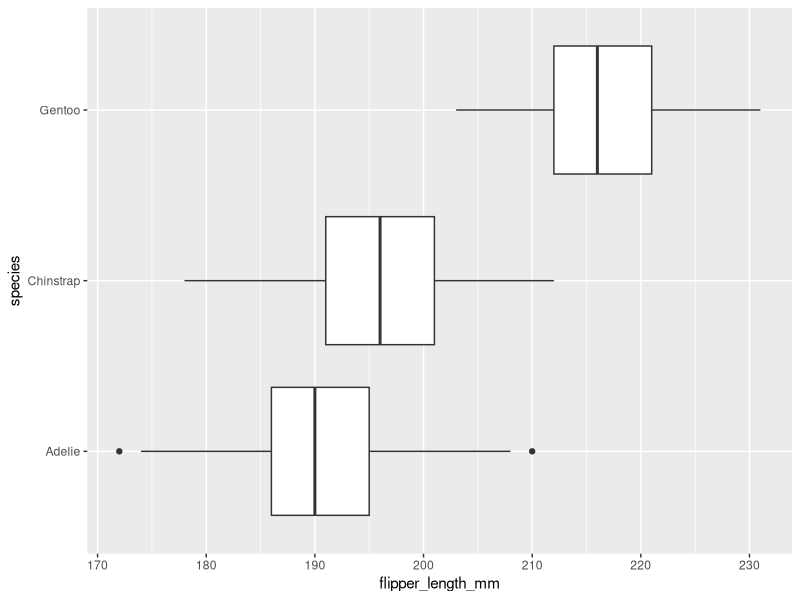
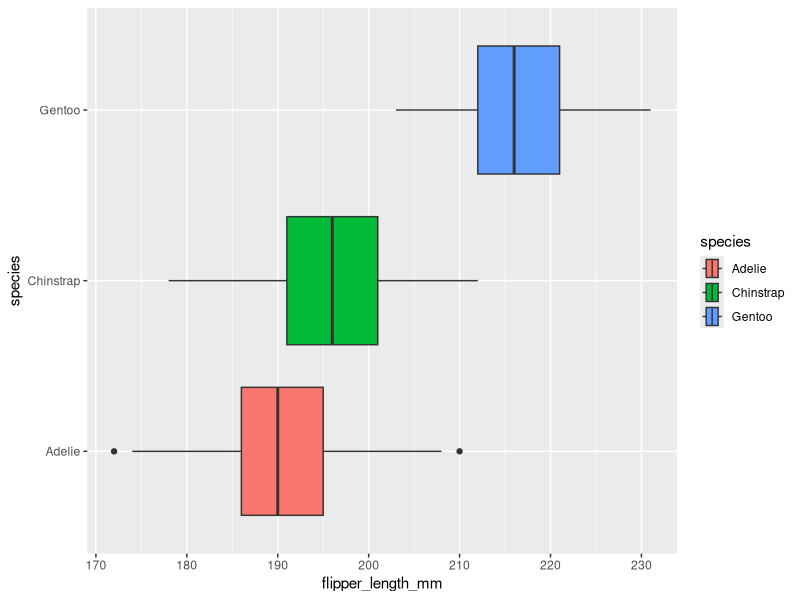
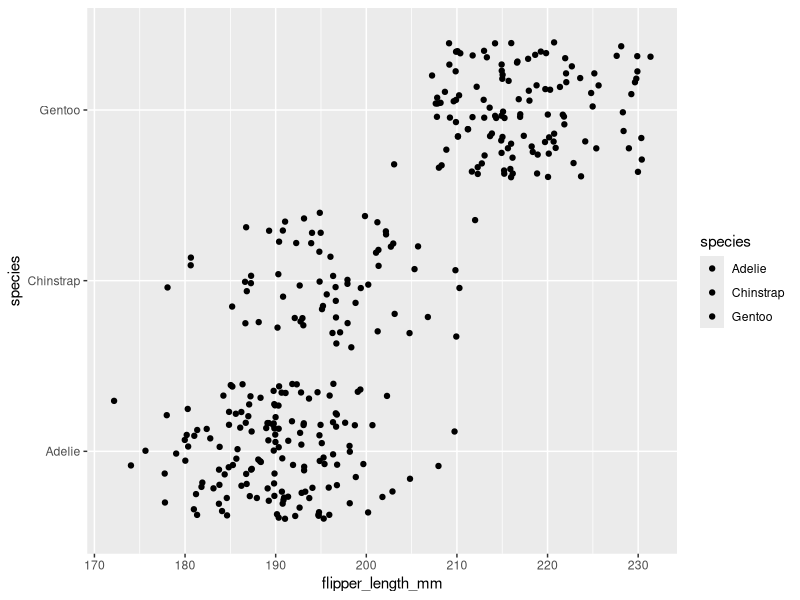
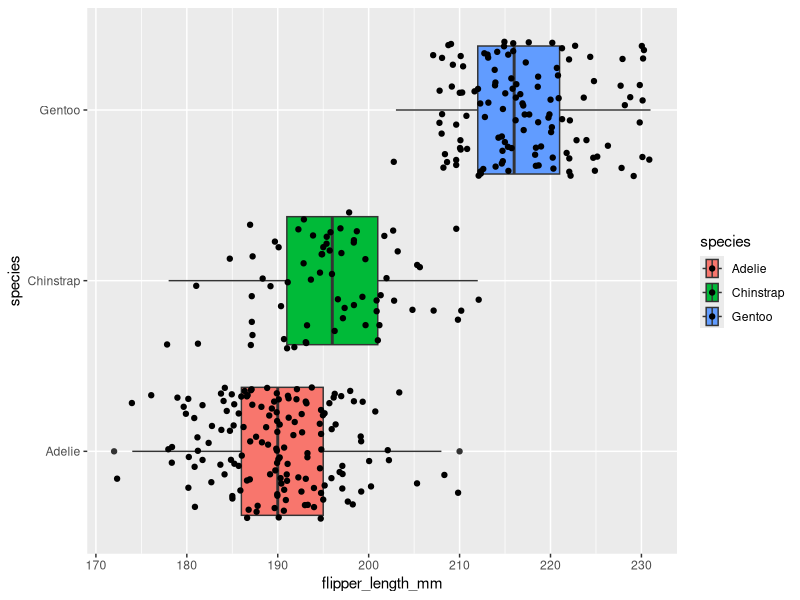
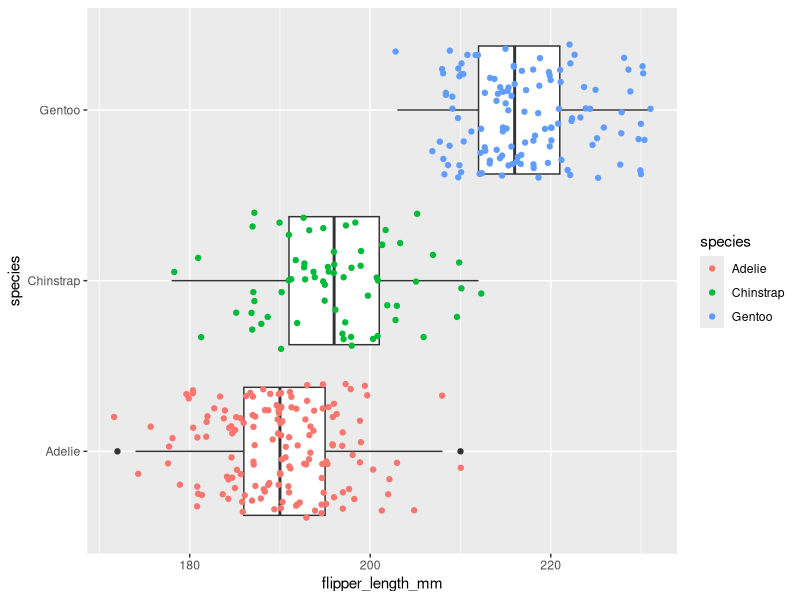
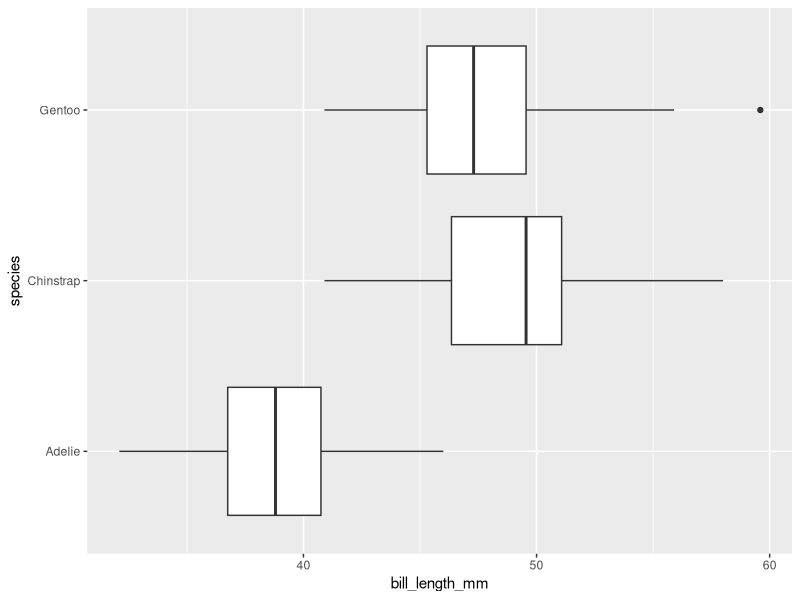
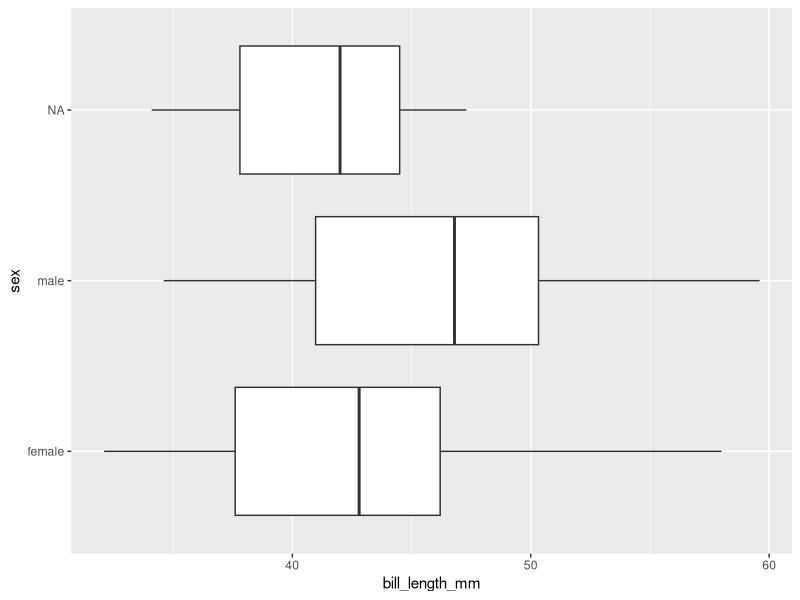
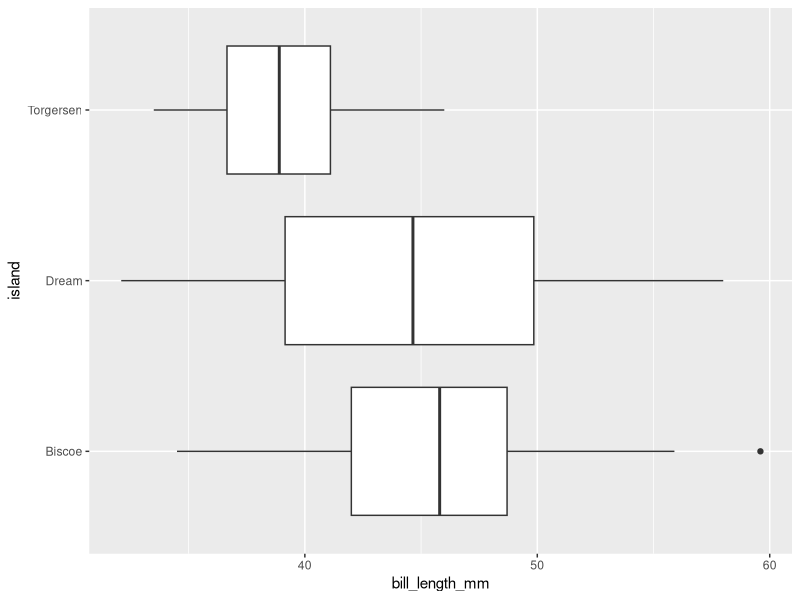

The R script that drew these images, in order:
## ---- chunk 1
knitr::opts_chunk$set(error = TRUE)
## ---- chunk 2
library(palmerpenguins)
penguins
## ---- chunk 3
library(ggplot2)
## ---- chunk 4
ggplot(data = penguins, mapping = aes(x = flipper_length_mm, y = species)) +
  geom_boxplot()
## ---- chunk 5
ggplot(data = penguins, mapping = aes(x = flipper_length_mm, y = species, fill = species)) +
  geom_boxplot()
## ---- chunk 6
ggplot(data = penguins, mapping = aes(x = flipper_length_mm, y = species, fill = species)) +
  geom_jitter()
## ---- chunk 7
ggplot(data = penguins, mapping = aes(x = flipper_length_mm, y = species, fill = species)) +
   geom_boxplot() + 
   geom_jitter()

## ---- chunk 8
ggplot(data = penguins, mapping = aes(x = flipper_length_mm, y = species)) +
    geom_boxplot() + 
    geom_jitter(aes (color = species))

## ---- chunk 9
ggplot(data = penguins, mapping = aes(x = bill_length_mm, y = species)) +
   geom_boxplot()

## ---- chunk 10
ggplot(data = penguins, mapping = aes(x = bill_length_mm, y = sex)) +
   geom_boxplot()

## ---- chunk 11
ggplot(data = penguins, mapping = aes(x = bill_length_mm, y = island)) +
   geom_boxplot()

## ---- chunk 12
ggplot(data = penguins, mapping = aes(x = flipper_length_mm, y = body_mass_g)) +
   geom_point()

## ---- chunk 13
ggplot(data = penguins, mapping = aes(x = flipper_length_mm, y = body_mass_g, color = species, shape = species)) +
  geom_point()

## ---- chunk 14
ggplot(data = penguins, mapping = aes(x = flipper_length_mm, y = body_mass_g, color = species, shape = species, size = 2, alpha = 0.5)) +
   geom_point()

